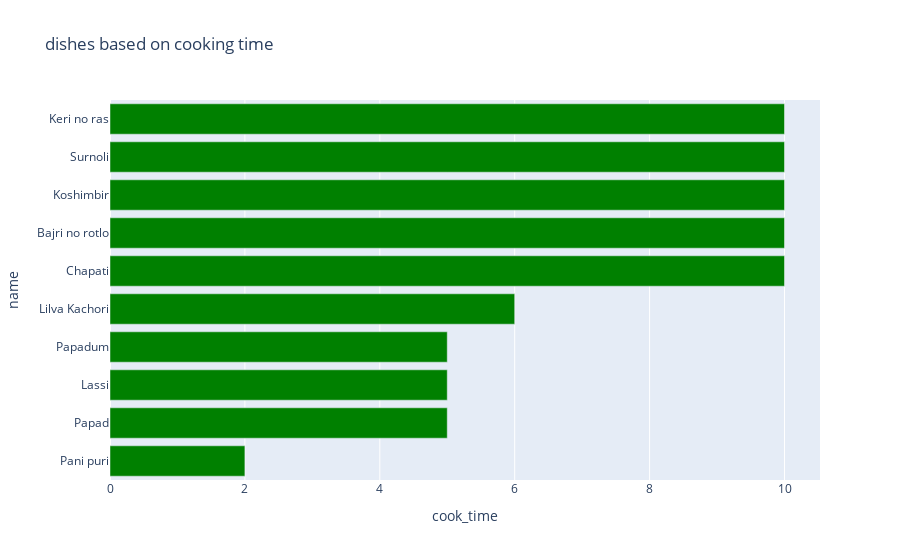

Here is the notebook cell this chart was saved with:
### Code cell
cook_data.columns = ['cook_time', 'name']
fig = px.bar(ten_cook_quickly, x='cook_time', y='name', title='dishes based on cooking time',
             color_discrete_sequence=['green'])
fig.show()

### Figure 1 — Plotly figure (JSON) as saved in the notebook; plotly's stock layout.template omitted (floating-point values rounded to 4 significant figures)
{"data": [{"alignmentgroup": "True", "hovertemplate": "cook_time=%{x}<br>name=%{y}<extra></extra>", "legendgroup": "", "marker": {"color": "green", "pattern": {"shape": ""}}, "name": "", "offsetgroup": "", "orientation": "h", "showlegend": false, "textposition": "auto", "type": "bar", "x": [2, 5, 5, 5, 6, 10, 10, 10, 10, 10], "xaxis": "x", "y": ["Pani puri", "Papad", "Lassi", "Papadum", "Lilva Kachori", "Chapati", "Bajri no rotlo", "Koshimbir", "Surnoli", "Keri no ras"], "yaxis": "y"}], "layout": {"autosize": true, "barmode": "relative", "legend": {"tracegroupgap": 0}, "title": {"text": "dishes based on cooking time"}, "xaxis": {"anchor": "y", "autorange": true, "domain": [0, 1], "range": [0, 10.53], "title": {"text": "cook_time"}, "type": "linear"}, "yaxis": {"anchor": "x", "autorange": true, "domain": [0, 1], "range": [-0.5, 9.5], "title": {"text": "name"}, "type": "category"}}}
